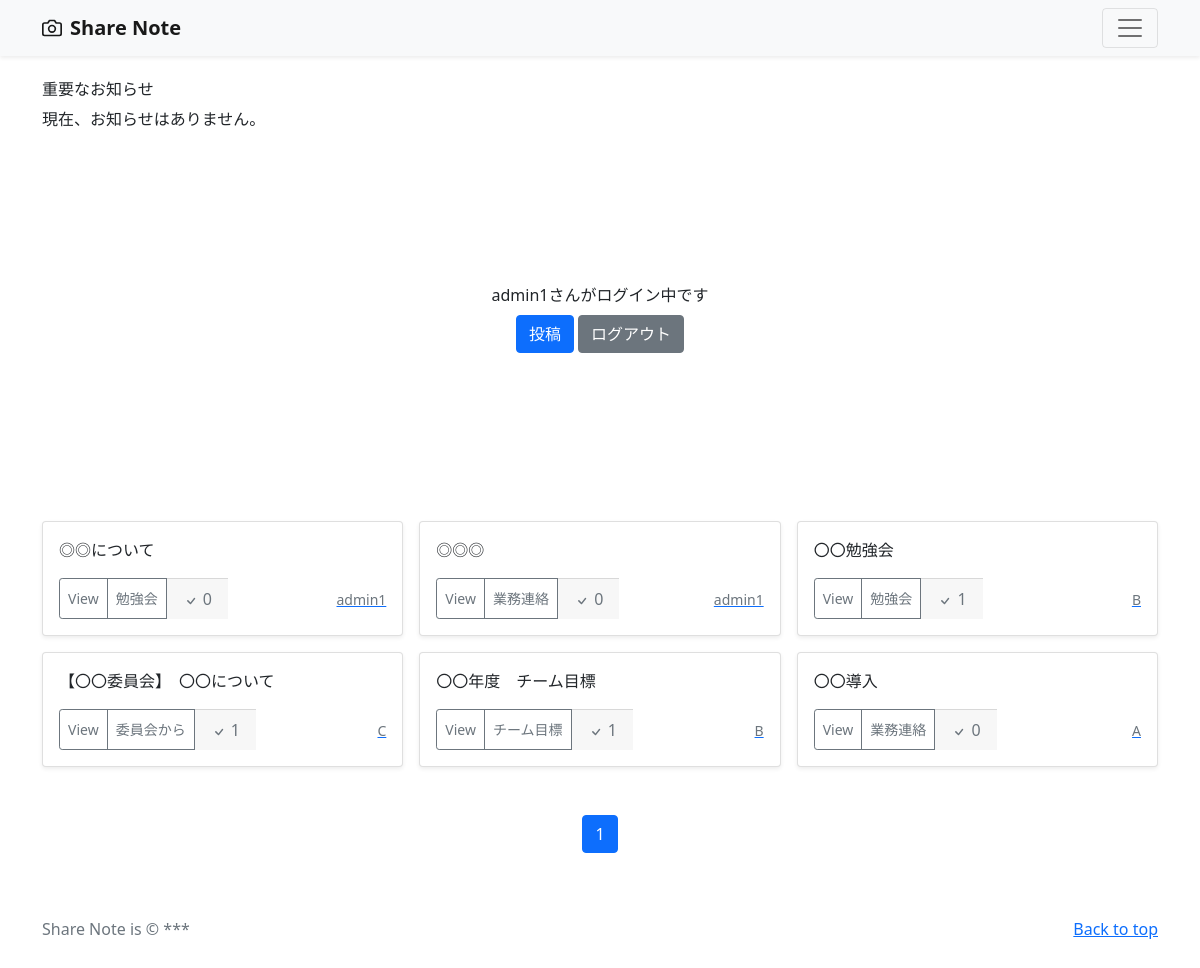
The app's page / (signed in) with its own data.
### accounts/models.py (models this page shows)
class CustomUser(AbstractUser):
    pass

### note/models.py (models this page shows, shortened)
class NotePost(models.Model):
    user = models.ForeignKey(
        CustomUser,
        verbose_name='ユーザー',
        on_delete=models.CASCADE
    )
    category = models.ForeignKey(
        Category,
        verbose_name='カテゴリ',
        on_delete=models.PROTECT
    )
    title = models.CharField(
        verbose_name='タイトル',
        max_length=200
    )
    comment = models.TextField(
        verbose_name='コメント',
    )
    image1 = models.ImageField(
        verbose_name='イメージ1',
        upload_to='notes',
        blank=True,
        null=True
    )
    image2 = models.ImageField(
        verbose_name='イメージ2',
        upload_to='notes',
        blank=True,
        null=True
    )
    posted_at = models.DateTimeField(
        verbose_name='投稿日時',
        auto_now_add=True
    )
    likes = models.ManyToManyField(CustomUser, related_name='notepost_like',  blank=True)
    def number_of_likes(self):
        return self.likes.count()

class Category(models.Model):
    title = models.CharField(
        verbose_name='カテゴリ',
        max_length=20
    )

### note/views.py (the view)
# urls.py: path('', views.IndexView.as_view(), name='index'),
class IndexView(ListView):
    template_name ="index.html"
    queryset = NotePost.objects.order_by('-posted_at')
    paginate_by = 100

### note/templates/index.html (shortened to what this page needs)
{% extends 'base.html' %}
    {% block contents %}
    {% include "notes_title.html" %}
    {% include "notes_list.html" %}
    {% if user.is_authenticated %}
        {% include "pagination.html" %}
    {% endif %}
    {% endblock %}

### note/templates/notes_title.html (shortened to what this page needs)
  <section class="py-5 text-center container">
    <div class="row py-lg-5">
      <div class="col-lg-6 col-md-8 mx-auto">
        <p>
          {% if user.is_authenticated %}
         {{user.username}}さんがログイン中です
          <br>
          <a href="{% url 'note:post'%}" class="btn btn-primary my-2">投稿</a>
          <a href="{% url 'accounts:logout'%}" class="btn btn-secondary my-2">ログアウト</a>
          {% else %}
          <a href="{% url 'accounts:login'%}" class="btn btn-primary my-2">ログイン</a>
          {% endif %}
        </p>
      </div>
    </div>
  </section>

### note/templates/notes_list.html (shortened to what this page needs)
{% load static %}
{% if user.is_authenticated %}
<div class="album py-5 bg-body-tertiary">
  <div class="container">
    <div class="row row-cols-1 row-cols-sm-2 row-cols-md-3 g-3">
      {% for record in object_list %}
      <div class="col">
        <div class="card shadow-sm">
          <div class="card-body">
            <p class="card-text">
              {{record.title}}
            </p>
            <div class="d-flex justify-content-between align-items-center">
              <div class="btn-group">
                <button type="button" class="btn btn-sm btn-outline-secondary"
onclick="location.href='{% url 'note:detail' record.pk %}'">
                  View</button>
                <button type="button" class="btn btn-sm btn-outline-secondary"
                onclick="location.href='{% url 'note:notes_cat' category=record.category.id %}'">
                {{record.category.title}}</button>
                <div class="card-footer text-muted">
                  <p class="card-text"><svg xmlns="http://www.w3.org/2000/svg" width="16" height="16" fill="currentColor" class="bi bi-check" viewBox="0 0 16 16">
                    <path d="M10.97 4.97a.75.75 0 0 1 1.07 1.05l-3.99 4.99a.75.75 0 0 1-1.08.02L4.324 8.384a.75.75 0 1 1 1.06-1.06l2.094 2.093 3.473-4.425a.267.267 0 0 1 .02-.022z"/>
                  </svg> {{ record.number_of_likes }}</p>
                </div>
              </div>
              <a href="{% url 'note:user_list' user=record.user.id %}">
                <small class="text-muted">{{record.user.username}}</small>
              </a>
            </div>
          </div>
        </div>
      </div>
{% endfor %}
    </div>
  </div>
</div>
{% endif %}

### records on screen
CustomUser: username "admin1"
NotePost: title "◎◎について", category "勉強会", number_of_likes "0", user.username "admin1"
NotePost: title "◎◎◎", category "業務連絡", number_of_likes "0", user.username "admin1"
NotePost: title "〇〇勉強会", category "勉強会", number_of_likes "1", user.username "B"
NotePost: title "【〇〇委員会】 〇〇について", category "委員会から", number_of_likes "1", user.username "C"
NotePost: title "〇〇年度 チーム目標", category "チーム目標", number_of_likes "1", user.username "B"
NotePost: title "〇〇導入", category "業務連絡", number_of_likes "0", user.username "A"

### other values on screen
{{ num }} "1"
